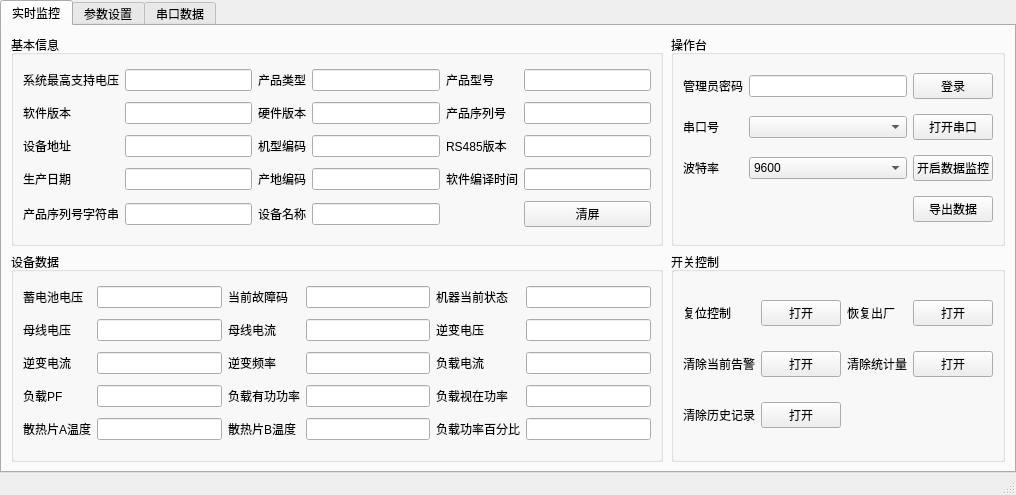
<?xml version="1.0" encoding="UTF-8"?>
<ui version="4.0">
 <class>MainWindow</class>
 <widget class="QMainWindow" name="MainWindow">
  <property name="geometry">
   <rect>
    <x>0</x>
    <y>0</y>
    <width>1016</width>
    <height>495</height>
   </rect>
  </property>
  <property name="windowTitle">
   <string>逆变器</string>
  </property>
  <widget class="QWidget" name="centralwidget">
   <layout class="QHBoxLayout" name="horizontalLayout_2" stretch="0">
    <property name="spacing">
     <number>0</number>
    </property>
    <property name="leftMargin">
     <number>0</number>
    </property>
    <property name="topMargin">
     <number>0</number>
    </property>
    <property name="rightMargin">
     <number>0</number>
    </property>
    <property name="bottomMargin">
     <number>0</number>
    </property>
    <item>
     <widget class="QTabWidget" name="tabWidget">
      <property name="currentIndex">
       <number>0</number>
      </property>
      <widget class="QWidget" name="tab">
       <attribute name="title">
        <string>实时监控</string>
       </attribute>
       <layout class="QHBoxLayout" name="horizontalLayout">
        <item>
         <layout class="QHBoxLayout" name="horizontalLayout_3" stretch="2,1">
          <property name="spacing">
           <number>0</number>
          </property>
          <item>
           <layout class="QVBoxLayout" name="verticalLayout">
            <property name="spacing">
             <number>6</number>
            </property>
            <property name="leftMargin">
             <number>0</number>
            </property>
            <property name="topMargin">
             <number>0</number>
            </property>
            <property name="rightMargin">
             <number>2</number>
            </property>
            <property name="bottomMargin">
             <number>0</number>
            </property>
            <item>
             <widget class="QGroupBox" name="groupBox">
              <property name="title">
               <string>基本信息</string>
              </property>
              <layout class="QHBoxLayout" name="horizontalLayout_5">
               <item>
                <layout class="QGridLayout" name="gridLayout">
                 <item row="0" column="3">
                  <widget class="QLineEdit" name="ivt_product_type"/>
                 </item>
                 <item row="2" column="0">
                  <widget class="QLabel" name="label_5">
                   <property name="text">
                    <string>设备地址</string>
                   </property>
                  </widget>
                 </item>
                 <item row="3" column="0">
                  <widget class="QLabel" name="label_6">
                   <property name="text">
                    <string>生产日期</string>
                   </property>
                  </widget>
                 </item>
                 <item row="0" column="0">
                  <widget class="QLabel" name="label">
                   <property name="text">
                    <string>系统最高支持电压</string>
                   </property>
                  </widget>
                 </item>
                 <item row="0" column="1">
                  <widget class="QLineEdit" name="ivt_sys_vol"/>
                 </item>
                 <item row="0" column="5">
                  <widget class="QLineEdit" name="ivt_product_model"/>
                 </item>
                 <item row="0" column="4">
                  <widget class="QLabel" name="label_3">
                   <property name="text">
                    <string>产品型号</string>
                   </property>
                  </widget>
                 </item>
                 <item row="0" column="2">
                  <widget class="QLabel" name="label_2">
                   <property name="text">
                    <string>产品类型</string>
                   </property>
                  </widget>
                 </item>
                 <item row="1" column="0">
                  <widget class="QLabel" name="label_4">
                   <property name="text">
                    <string>软件版本</string>
                   </property>
                  </widget>
                 </item>
                 <item row="4" column="0">
                  <widget class="QLabel" name="label_7">
                   <property name="text">
                    <string>产品序列号字符串</string>
                   </property>
                  </widget>
                 </item>
                 <item row="1" column="1">
                  <widget class="QLineEdit" name="ivt_software_ver"/>
                 </item>
                 <item row="2" column="1">
                  <widget class="QLineEdit" name="ivt_dev_addr"/>
                 </item>
                 <item row="3" column="1">
                  <widget class="QLineEdit" name="ivt_birth"/>
                 </item>
                 <item row="4" column="1">
                  <widget class="QLineEdit" name="ivt_serial_num_str"/>
                 </item>
                 <item row="1" column="3">
                  <widget class="QLineEdit" name="ivt_hardware_ver"/>
                 </item>
                 <item row="2" column="3">
                  <widget class="QLineEdit" name="ivt_type_code"/>
                 </item>
                 <item row="3" column="3">
                  <widget class="QLineEdit" name="ivt_site_code"/>
                 </item>
                 <item row="1" column="5">
                  <widget class="QLineEdit" name="ivt_serial_num"/>
                 </item>
                 <item row="2" column="5">
                  <widget class="QLineEdit" name="ivt_rs485_ver"/>
                 </item>
                 <item row="3" column="5">
                  <widget class="QLineEdit" name="ivt_compile_time"/>
                 </item>
                 <item row="3" column="2">
                  <widget class="QLabel" name="label_8">
                   <property name="text">
                    <string>产地编码</string>
                   </property>
                  </widget>
                 </item>
                 <item row="2" column="2">
                  <widget class="QLabel" name="label_9">
                   <property name="text">
                    <string>机型编码</string>
                   </property>
                  </widget>
                 </item>
                 <item row="1" column="2">
                  <widget class="QLabel" name="label_10">
                   <property name="text">
                    <string>硬件版本</string>
                   </property>
                  </widget>
                 </item>
                 <item row="1" column="4">
                  <widget class="QLabel" name="label_11">
                   <property name="text">
                    <string>产品序列号</string>
                   </property>
                  </widget>
                 </item>
                 <item row="2" column="4">
                  <widget class="QLabel" name="label_12">
                   <property name="text">
                    <string>RS485版本</string>
                   </property>
                  </widget>
                 </item>
                 <item row="3" column="4">
                  <widget class="QLabel" name="label_13">
                   <property name="text">
                    <string>软件编译时间</string>
                   </property>
                  </widget>
                 </item>
                 <item row="4" column="2">
                  <widget class="QLabel" name="label_14">
                   <property name="text">
                    <string>设备名称</string>
                   </property>
                  </widget>
                 </item>
                 <item row="4" column="3">
                  <widget class="QLineEdit" name="ivt_dev_name"/>
                 </item>
                 <item row="4" column="5">
                  <widget class="QPushButton" name="ivt_clear_monitor_btn">
                   <property name="text">
                    <string>清屏</string>
                   </property>
                  </widget>
                 </item>
                </layout>
               </item>
              </layout>
             </widget>
            </item>
            <item>
             <widget class="QGroupBox" name="groupBox_2">
              <property name="title">
               <string>设备数据</string>
              </property>
              <layout class="QHBoxLayout" name="horizontalLayout_6">
               <item>
                <layout class="QGridLayout" name="gridLayout_2">
                 <item row="1" column="1">
                  <widget class="QLineEdit" name="ivt_generatrix_vol"/>
                 </item>
                 <item row="3" column="0">
                  <widget class="QLabel" name="label_20">
                   <property name="text">
                    <string>负载PF</string>
                   </property>
                  </widget>
                 </item>
                 <item row="0" column="0">
                  <widget class="QLabel" name="label_15">
                   <property name="text">
                    <string>蓄电池电压</string>
                   </property>
                  </widget>
                 </item>
                 <item row="4" column="2">
                  <widget class="QLabel" name="label_25">
                   <property name="text">
                    <string>散热片B温度</string>
                   </property>
                  </widget>
                 </item>
                 <item row="2" column="2">
                  <widget class="QLabel" name="label_23">
                   <property name="text">
                    <string>逆变频率</string>
                   </property>
                  </widget>
                 </item>
                 <item row="2" column="0">
                  <widget class="QLabel" name="label_19">
                   <property name="text">
                    <string>逆变电流</string>
                   </property>
                  </widget>
                 </item>
                 <item row="2" column="3">
                  <widget class="QLineEdit" name="inv_inverse_frequency"/>
                 </item>
                 <item row="1" column="0">
                  <widget class="QLabel" name="label_18">
                   <property name="text">
                    <string>母线电压</string>
                   </property>
                  </widget>
                 </item>
                 <item row="1" column="2">
                  <widget class="QLabel" name="label_22">
                   <property name="text">
                    <string>母线电流</string>
                   </property>
                  </widget>
                 </item>
                 <item row="1" column="3">
                  <widget class="QLineEdit" name="ivt_generatrix_current"/>
                 </item>
                 <item row="1" column="4">
                  <widget class="QLabel" name="label_26">
                   <property name="text">
                    <string>逆变电压</string>
                   </property>
                  </widget>
                 </item>
                 <item row="0" column="2">
                  <widget class="QLabel" name="label_16">
                   <property name="text">
                    <string>当前故障码</string>
                   </property>
                  </widget>
                 </item>
                 <item row="4" column="0">
                  <widget class="QLabel" name="label_21">
                   <property name="text">
                    <string>散热片A温度</string>
                   </property>
                  </widget>
                 </item>
                 <item row="3" column="1">
                  <widget class="QLineEdit" name="inv_load_pf"/>
                 </item>
                 <item row="2" column="1">
                  <widget class="QLineEdit" name="ivt_inverse_current"/>
                 </item>
                 <item row="0" column="5">
                  <widget class="QLineEdit" name="ivt_status"/>
                 </item>
                 <item row="0" column="3">
                  <widget class="QLineEdit" name="ivt_error_code"/>
                 </item>
                 <item row="4" column="1">
                  <widget class="QLineEdit" name="ivt_coolFin_a"/>
                 </item>
                 <item row="0" column="1">
                  <widget class="QLineEdit" name="ivt_battery_vol"/>
                 </item>
                 <item row="3" column="4">
                  <widget class="QLabel" name="label_28">
                   <property name="text">
                    <string>负载视在功率</string>
                   </property>
                  </widget>
                 </item>
                 <item row="3" column="2">
                  <widget class="QLabel" name="label_24">
                   <property name="text">
                    <string>负载有功功率</string>
                   </property>
                  </widget>
                 </item>
                 <item row="0" column="4">
                  <widget class="QLabel" name="label_17">
                   <property name="text">
                    <string>机器当前状态</string>
                   </property>
                  </widget>
                 </item>
                 <item row="2" column="4">
                  <widget class="QLabel" name="label_27">
                   <property name="text">
                    <string>负载电流</string>
                   </property>
                  </widget>
                 </item>
                 <item row="4" column="4">
                  <widget class="QLabel" name="label_29">
                   <property name="text">
                    <string>负载功率百分比</string>
                   </property>
                  </widget>
                 </item>
                 <item row="3" column="3">
                  <widget class="QLineEdit" name="ivt_load_active_power"/>
                 </item>
                 <item row="4" column="3">
                  <widget class="QLineEdit" name="ivt_coolFin_b"/>
                 </item>
                 <item row="1" column="5">
                  <widget class="QLineEdit" name="ivt_inverse_vol"/>
                 </item>
                 <item row="2" column="5">
                  <widget class="QLineEdit" name="ivt_load_current"/>
                 </item>
                 <item row="3" column="5">
                  <widget class="QLineEdit" name="ivt_load_apparent_power"/>
                 </item>
                 <item row="4" column="5">
                  <widget class="QLineEdit" name="ivt_load_power_percent"/>
                 </item>
                </layout>
               </item>
              </layout>
             </widget>
            </item>
           </layout>
          </item>
          <item>
           <layout class="QVBoxLayout" name="verticalLayout_3">
            <property name="spacing">
             <number>6</number>
            </property>
            <property name="leftMargin">
             <number>6</number>
            </property>
            <property name="topMargin">
             <number>0</number>
            </property>
            <property name="rightMargin">
             <number>0</number>
            </property>
            <property name="bottomMargin">
             <number>0</number>
            </property>
            <item>
             <widget class="QGroupBox" name="groupBox_3">
              <property name="title">
               <string>操作台</string>
              </property>
              <layout class="QHBoxLayout" name="horizontalLayout_4">
               <item>
                <layout class="QGridLayout" name="gridLayout_4">
                 <item row="2" column="2">
                  <widget class="QPushButton" name="ivt_open_monitor_btn">
                   <property name="text">
                    <string>开启数据监控</string>
                   </property>
                  </widget>
                 </item>
                 <item row="2" column="1">
                  <widget class="QComboBox" name="ivt_baud">
                   <item>
                    <property name="text">
                     <string>9600</string>
                    </property>
                   </item>
                   <item>
                    <property name="text">
                     <string>19200</string>
                    </property>
                   </item>
                   <item>
                    <property name="text">
                     <string>57600</string>
                    </property>
                   </item>
                   <item>
                    <property name="text">
                     <string>115200</string>
                    </property>
                   </item>
                  </widget>
                 </item>
                 <item row="0" column="0">
                  <widget class="QLabel" name="label_35">
                   <property name="text">
                    <string>管理员密码</string>
                   </property>
                  </widget>
                 </item>
                 <item row="1" column="1">
                  <widget class="QComboBox" name="ivt_port_list"/>
                 </item>
                 <item row="0" column="2">
                  <widget class="QPushButton" name="ivt_login_btn">
                   <property name="text">
                    <string>登录</string>
                   </property>
                  </widget>
                 </item>
                 <item row="3" column="2">
                  <widget class="QPushButton" name="ivt_export_data_btn">
                   <property name="text">
                    <string>导出数据</string>
                   </property>
                  </widget>
                 </item>
                 <item row="1" column="0">
                  <widget class="QLabel" name="label_36">
                   <property name="text">
                    <string>串口号</string>
                   </property>
                  </widget>
                 </item>
                 <item row="0" column="1">
                  <widget class="QLineEdit" name="ivt_pwd"/>
                 </item>
                 <item row="2" column="0">
                  <widget class="QLabel" name="label_37">
                   <property name="text">
                    <string>波特率</string>
                   </property>
                  </widget>
                 </item>
                 <item row="1" column="2">
                  <widget class="QPushButton" name="ivt_open_port_btn">
                   <property name="text">
                    <string>打开串口</string>
                   </property>
                  </widget>
                 </item>
                </layout>
               </item>
              </layout>
             </widget>
            </item>
            <item>
             <widget class="QGroupBox" name="groupBox_4">
              <property name="title">
               <string>开关控制</string>
              </property>
              <layout class="QHBoxLayout" name="horizontalLayout_7">
               <item>
                <layout class="QGridLayout" name="gridLayout_3">
                 <item row="0" column="0">
                  <widget class="QLabel" name="label_30">
                   <property name="text">
                    <string>复位控制</string>
                   </property>
                  </widget>
                 </item>
                 <item row="0" column="2">
                  <widget class="QLabel" name="label_31">
                   <property name="text">
                    <string>恢复出厂</string>
                   </property>
                  </widget>
                 </item>
                 <item row="1" column="0">
                  <widget class="QLabel" name="label_32">
                   <property name="text">
                    <string>清除当前告警</string>
                   </property>
                  </widget>
                 </item>
                 <item row="1" column="2">
                  <widget class="QLabel" name="label_33">
                   <property name="text">
                    <string>清除统计量</string>
                   </property>
                  </widget>
                 </item>
                 <item row="2" column="0">
                  <widget class="QLabel" name="label_34">
                   <property name="text">
                    <string>清除历史记录</string>
                   </property>
                  </widget>
                 </item>
                 <item row="0" column="1">
                  <widget class="QPushButton" name="ivt_reset_btn">
                   <property name="text">
                    <string>打开</string>
                   </property>
                  </widget>
                 </item>
                 <item row="0" column="3">
                  <widget class="QPushButton" name="ivt_fact_recovery_btn">
                   <property name="text">
                    <string>打开</string>
                   </property>
                  </widget>
                 </item>
                 <item row="1" column="1">
                  <widget class="QPushButton" name="ivt_clear_error_btn">
                   <property name="text">
                    <string>打开</string>
                   </property>
                  </widget>
                 </item>
                 <item row="2" column="1">
                  <widget class="QPushButton" name="ivt_clear_history_btn">
                   <property name="text">
                    <string>打开</string>
                   </property>
                  </widget>
                 </item>
                 <item row="1" column="3">
                  <widget class="QPushButton" name="ivt_clear_statistics_btn">
                   <property name="text">
                    <string>打开</string>
                   </property>
                  </widget>
                 </item>
                </layout>
               </item>
              </layout>
             </widget>
            </item>
           </layout>
          </item>
         </layout>
        </item>
       </layout>
      </widget>
      <widget class="QWidget" name="tab2">
       <attribute name="title">
        <string>参数设置</string>
       </attribute>
       <layout class="QHBoxLayout" name="horizontalLayout_8">
        <item>
         <layout class="QGridLayout" name="gridLayout_5">
          <item row="1" column="6">
           <widget class="QSpinBox" name="ivt_overshoot_vol">
            <property name="minimum">
             <number>9</number>
            </property>
            <property name="maximum">
             <number>17</number>
            </property>
           </widget>
          </item>
          <item row="4" column="4">
           <widget class="QSpinBox" name="ivt_eco_start_power">
            <property name="minimum">
             <number>30</number>
            </property>
            <property name="maximum">
             <number>100</number>
            </property>
           </widget>
          </item>
          <item row="1" column="4">
           <widget class="QSpinBox" name="ivt_overshoot_vol_return">
            <property name="minimum">
             <number>9</number>
            </property>
            <property name="maximum">
             <number>17</number>
            </property>
           </widget>
          </item>
          <item row="4" column="3">
           <widget class="QLabel" name="label_51">
            <property name="text">
             <string>ECO启动功率/节能阈值</string>
            </property>
           </widget>
          </item>
          <item row="2" column="4">
           <widget class="QSpinBox" name="ivt_set_dev_addr">
            <property name="minimum">
             <number>1</number>
            </property>
           </widget>
          </item>
          <item row="4" column="1">
           <widget class="QLabel" name="label_50">
            <property name="text">
             <string>风扇启动温度</string>
            </property>
           </widget>
          </item>
          <item row="0" column="3">
           <widget class="QLabel" name="label_39">
            <property name="text">
             <string>电池额定电压(V)</string>
            </property>
           </widget>
          </item>
          <item row="0" column="4">
           <widget class="QSpinBox" name="ivt_bat_vol">
            <property name="minimumSize">
             <size>
              <width>150</width>
              <height>0</height>
             </size>
            </property>
            <property name="minimum">
             <number>12</number>
            </property>
            <property name="maximum">
             <number>48</number>
            </property>
           </widget>
          </item>
          <item row="0" column="7">
           <spacer name="horizontalSpacer_2">
            <property name="orientation">
             <enum>Qt::Horizontal</enum>
            </property>
            <property name="sizeHint" stdset="0">
             <size>
              <width>40</width>
              <height>20</height>
             </size>
            </property>
           </spacer>
          </item>
          <item row="2" column="5">
           <widget class="QLabel" name="label_46">
            <property name="text">
             <string>并机模式</string>
            </property>
           </widget>
          </item>
          <item row="5" column="5">
           <widget class="QLabel" name="label_55">
            <property name="text">
             <string>状态模式</string>
            </property>
           </widget>
          </item>
          <item row="0" column="2">
           <widget class="QSpinBox" name="ivt_bat_capacity">
            <property name="minimumSize">
             <size>
              <width>150</width>
              <height>0</height>
             </size>
            </property>
            <property name="maximum">
             <number>400</number>
            </property>
           </widget>
          </item>
          <item row="1" column="5">
           <widget class="QLabel" name="label_43">
            <property name="text">
             <string>过放电压(V)</string>
            </property>
           </widget>
          </item>
          <item row="3" column="6">
           <widget class="QSpinBox" name="ivt_outpu_priority">
            <property name="maximum">
             <number>2</number>
            </property>
           </widget>
          </item>
          <item row="3" column="5">
           <widget class="QLabel" name="label_49">
            <property name="text">
             <string>输出优先级</string>
            </property>
           </widget>
          </item>
          <item row="3" column="3">
           <widget class="QLabel" name="label_48">
            <property name="text">
             <string>密码输入</string>
            </property>
           </widget>
          </item>
          <item row="2" column="3">
           <widget class="QLabel" name="label_45">
            <property name="text">
             <string>设备地址设置（RS485）</string>
            </property>
           </widget>
          </item>
          <item row="4" column="2">
           <widget class="QSpinBox" name="ivt_fan_start_tep">
            <property name="minimum">
             <number>40</number>
            </property>
            <property name="maximum">
             <number>65</number>
            </property>
           </widget>
          </item>
          <item row="0" column="0">
           <spacer name="horizontalSpacer">
            <property name="orientation">
             <enum>Qt::Horizontal</enum>
            </property>
            <property name="sizeHint" stdset="0">
             <size>
              <width>40</width>
              <height>20</height>
             </size>
            </property>
           </spacer>
          </item>
          <item row="1" column="2">
           <widget class="QSpinBox" name="ivt_reoverpre_vol">
            <property name="maximum">
             <number>17</number>
            </property>
           </widget>
          </item>
          <item row="7" column="4">
           <widget class="QPushButton" name="ivt_write_data_btn">
            <property name="text">
             <string>写入数据</string>
            </property>
           </widget>
          </item>
          <item row="0" column="1">
           <widget class="QLabel" name="label_38">
            <property name="text">
             <string>电池标称容量(AH)</string>
            </property>
           </widget>
          </item>
          <item row="0" column="5">
           <widget class="QLabel" name="label_40">
            <property name="text">
             <string>超压电压(V)</string>
            </property>
           </widget>
          </item>
          <item row="5" column="3">
           <widget class="QLabel" name="label_54">
            <property name="text">
             <string>ECO启动时间</string>
            </property>
           </widget>
          </item>
          <item row="4" column="5">
           <widget class="QLabel" name="label_52">
            <property name="text">
             <string>交流输出电压</string>
            </property>
           </widget>
          </item>
          <item row="5" column="6">
           <widget class="QSpinBox" name="ivt_status_mode">
            <property name="maximum">
             <number>2</number>
            </property>
           </widget>
          </item>
          <item row="5" column="1">
           <widget class="QLabel" name="label_53">
            <property name="text">
             <string>交流输出频率</string>
            </property>
           </widget>
          </item>
          <item row="0" column="6">
           <widget class="QSpinBox" name="ivt_overpre_vol">
            <property name="minimumSize">
             <size>
              <width>150</width>
              <height>0</height>
             </size>
            </property>
            <property name="minimum">
             <number>9</number>
            </property>
            <property name="maximum">
             <number>17</number>
            </property>
           </widget>
          </item>
          <item row="1" column="1">
           <widget class="QLabel" name="label_41">
            <property name="text">
             <string>超压恢复电压(V)</string>
            </property>
           </widget>
          </item>
          <item row="2" column="6">
           <widget class="QSpinBox" name="ivt_paraller_operation">
            <property name="maximum">
             <number>7</number>
            </property>
           </widget>
          </item>
          <item row="3" column="1">
           <widget class="QLabel" name="label_47">
            <property name="text">
             <string>用户密码设置值</string>
            </property>
           </widget>
          </item>
          <item row="1" column="3">
           <widget class="QLabel" name="label_42">
            <property name="text">
             <string>过放返回电压(V)</string>
            </property>
           </widget>
          </item>
          <item row="5" column="4">
           <widget class="QSpinBox" name="ivt_eco_start_time">
            <property name="maximum">
             <number>30</number>
            </property>
            <property name="singleStep">
             <number>1800</number>
            </property>
           </widget>
          </item>
          <item row="6" column="1">
           <widget class="QLabel" name="label_56">
            <property name="text">
             <string>过载自动重启</string>
            </property>
           </widget>
          </item>
          <item row="7" column="2">
           <widget class="QPushButton" name="ivt_read_data_btn">
            <property name="text">
             <string>读取数据</string>
            </property>
           </widget>
          </item>
          <item row="6" column="3">
           <widget class="QLabel" name="label_57">
            <property name="text">
             <string>过温自动重启</string>
            </property>
           </widget>
          </item>
          <item row="6" column="2">
           <widget class="QSpinBox" name="ivt_over_duty_autoReset">
            <property name="maximum">
             <number>1</number>
            </property>
           </widget>
          </item>
          <item row="6" column="4">
           <widget class="QSpinBox" name="ivt_overTep_autoReset">
            <property name="maximum">
             <number>1</number>
            </property>
           </widget>
          </item>
          <item row="4" column="6">
           <widget class="QDoubleSpinBox" name="ivt_acOutput_vol">
            <property name="decimals">
             <number>1</number>
            </property>
            <property name="minimum">
             <double>100.000000000000000</double>
            </property>
            <property name="maximum">
             <double>264.000000000000000</double>
            </property>
           </widget>
          </item>
          <item row="5" column="2">
           <widget class="QDoubleSpinBox" name="ivt_acOutput_frequency">
            <property name="decimals">
             <number>1</number>
            </property>
            <property name="minimum">
             <double>45.000000000000000</double>
            </property>
            <property name="maximum">
             <double>65.000000000000000</double>
            </property>
           </widget>
          </item>
          <item row="3" column="2">
           <widget class="QSpinBox" name="ivt_set_pwd">
            <property name="maximum">
             <number>65535</number>
            </property>
           </widget>
          </item>
          <item row="3" column="4">
           <widget class="QSpinBox" name="ivt_write_pwd">
            <property name="maximum">
             <number>65535</number>
            </property>
           </widget>
          </item>
          <item row="2" column="1">
           <widget class="QLabel" name="label_58">
            <property name="text">
             <string>记录故障码</string>
            </property>
           </widget>
          </item>
          <item row="2" column="2">
           <widget class="QSpinBox" name="ivt_mark_error_code">
            <property name="maximum">
             <number>1</number>
            </property>
           </widget>
          </item>
         </layout>
        </item>
       </layout>
      </widget>
      <widget class="QWidget" name="tab_2">
       <attribute name="title">
        <string>串口数据</string>
       </attribute>
       <layout class="QHBoxLayout" name="horizontalLayout_9">
        <item>
         <layout class="QVBoxLayout" name="verticalLayout_2">
          <item>
           <widget class="QPushButton" name="ivt_clear_now_data">
            <property name="text">
             <string>清空内容</string>
            </property>
           </widget>
          </item>
          <item>
           <widget class="QTableWidget" name="ivt_data_tableWidget">
            <column>
             <property name="text">
              <string>Time</string>
             </property>
            </column>
            <column>
             <property name="text">
              <string>Direction</string>
             </property>
            </column>
            <column>
             <property name="text">
              <string>Send/Receive Data(Hex)</string>
             </property>
            </column>
           </widget>
          </item>
         </layout>
        </item>
       </layout>
      </widget>
     </widget>
    </item>
   </layout>
  </widget>
  <widget class="QMenuBar" name="menubar">
   <property name="geometry">
    <rect>
     <x>0</x>
     <y>0</y>
     <width>1016</width>
     <height>22</height>
    </rect>
   </property>
  </widget>
  <widget class="QStatusBar" name="statusbar"/>
 </widget>
 <resources/>
 <connections/>
</ui>
